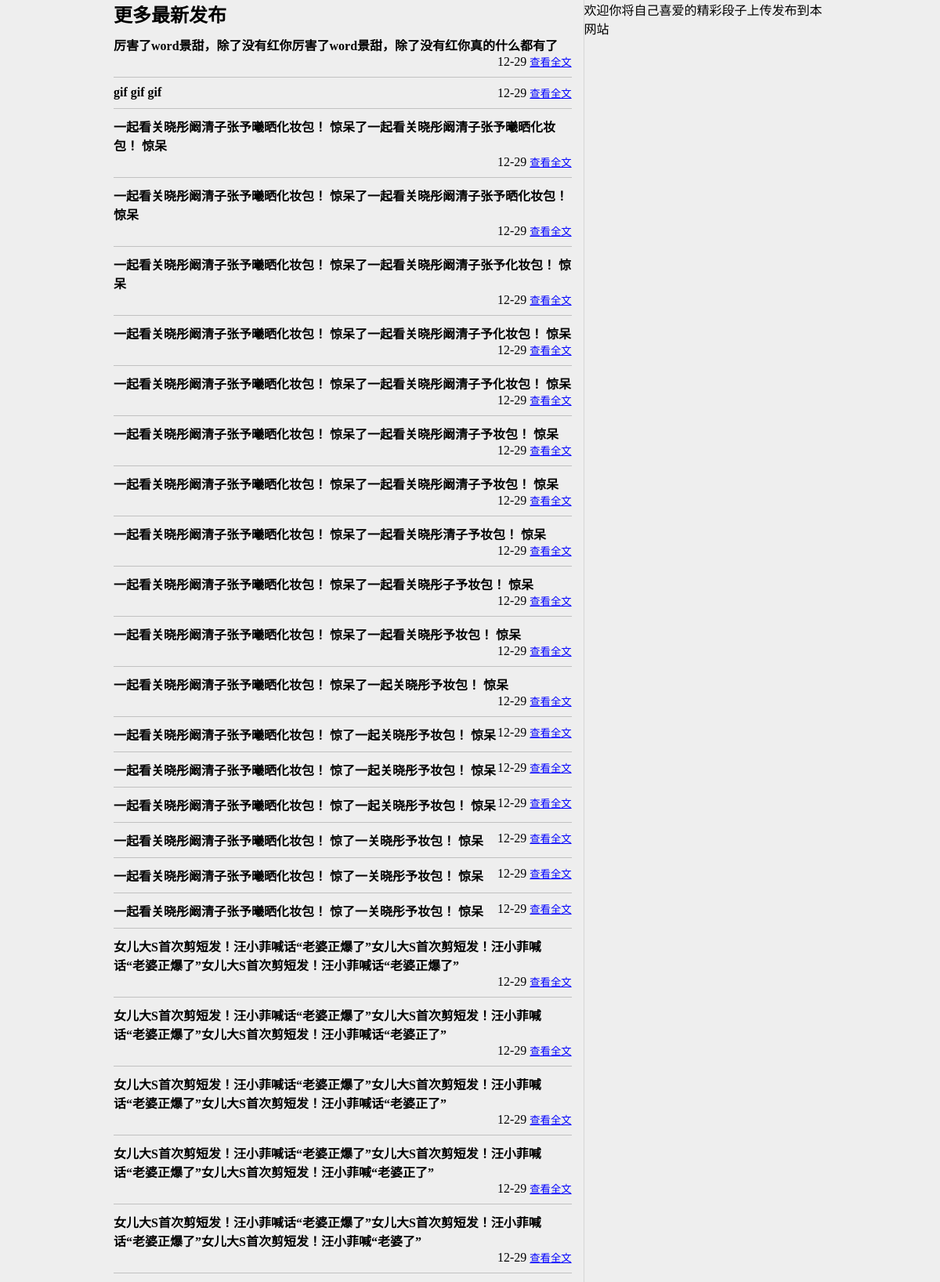
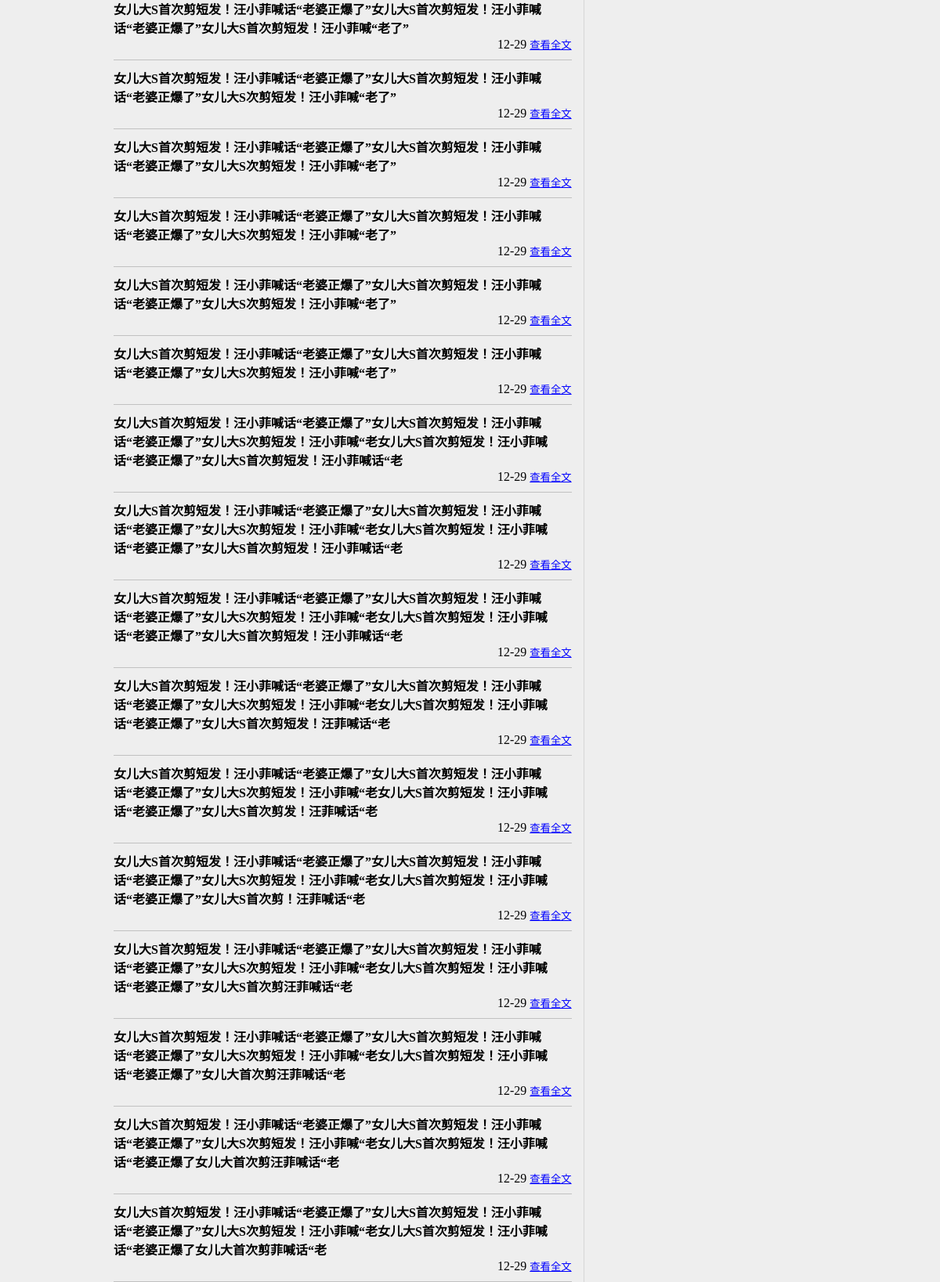
The page /comein_more1 on the database its author committed (2 pictures, top to bottom).
### ookk/models.py (models this page shows, shortened)
class Apost(models.Model):
    BBS_CHOICES=(
    ('RDHT','热点话题'),
	('TXDS','天下大势'),
	('SHZH','生活智慧'),
	('TTXS','天天向上'),
	('TGLJ','谈古论今'),
	('YLBG','娱乐八卦'),
	('JTGW','鸡汤感悟'),
	('JSXX','健身休闲'),
	('WSBB','无所不包'),
    )
    subject=models.CharField(max_length=100)
    content=models.TextField(max_length=1000)
    pimageA=models.ImageField(null=True,upload_to='pimageAs/%Y/%m/%d',height_field=None,width_field=None, max_length=100)
    pimageB=models.ImageField(null=True,upload_to='pimageBs/%Y/%m/%d',height_field=None,width_field=None, max_length=100)
    pimageC=models.ImageField(null=True,upload_to='pimageCs/%Y/%m/%d',height_field=None,width_field=None, max_length=100)
    pimageD=models.ImageField(null=True,upload_to='pimageDs/%Y/%m/%d',height_field=None,width_field=None, max_length=100)
    pimageE=models.ImageField(null=True,upload_to='pimageEs/%Y/%m/%d',height_field=None,width_field=None, max_length=100)
    select=models.BooleanField(default=False)
    bbs=models.CharField(max_length=4,choices=BBS_CHOICES,default='RDHT')
    pubdate=models.DateField(auto_now=True)
    counter=models.IntegerField(default=0)
    author=models.CharField(max_length=30,default='私人定制朋友圈/转')

### ookk/views.py (the view)
# urls.py: url(r'^comein_more1',ookk_views.comein_more1),
def comein_more1(request):
    now=datetime.now()
    start30=now-timedelta(days=30)
    queryset=Apost.objects.filter(pubdate__gt=start30).order_by('-pubdate')[30:70]
    return render(request,'comein_more1.html',locals())

### ookk/templates/comein_more1.html (shortened to what this page needs)
<html>
<head>
  <link rel='stylesheet' type='text/css' href='media/styles/main.css' />
</head>
<body>
  <div class='newPub'>
    <h2>更多最新发布</h2>
    <div>
      {% for qs in queryset %}
        <div class="brief">
          <h4 class='briefTitle'>{{qs.subject}}</h4>
          <div class='toRight'>
            <div class='briefTime'>{{qs.pubdate|date:'n-j'}}</div>
            <form class='actions' action='/readcontent/' method='GET'>
              <input class='viewContent' type='submit' value='查看全文'>
            </form>
          </div>
        </div>
        {% endfor %}
    </div>
  </div>
</body>

### media/styles/main.css (style rules this page uses)
* { margin: 0; padding: 0; }
body { max-width: 960px; width: 100%; box-sizing: border-box; margin: 0 auto; padding: 0 25px; background: #eee; }
body:after { clear: both; display: block; content: ''; }
.newPub { width: 66%; box-sizing: border-box; float: left; border-right: 1px solid #d6d6d6; padding-right: 15px; }
.brief { border-bottom: 1px solid #c1c1c1; padding: 10px 0; }
.brief:after { content: ''; display: block; clear: both; }
.briefTitle, .briefTime, .actions { display: inline-block; }
.toRight { float: right; }
.viewContent { border: none; background: none; text-decoration: underline; color: blue; cursor: pointer; }

### rows shown on the page
Apost: subject "厉害了word景甜，除了没有红你厉害了word景甜，除了没有红你真的什么都有了", pubdate "12-29"
Apost: subject "gif gif gif", pubdate "12-29"
Apost: subject "一起看关晓彤阚清子张予曦晒化妆包！ 惊呆了一起看关晓彤阚清子张予曦晒化妆包！ 惊呆", pubdate "12-29"
Apost: subject "一起看关晓彤阚清子张予曦晒化妆包！ 惊呆了一起看关晓彤阚清子张予晒化妆包！ 惊呆", pubdate "12-29"
Apost: subject "一起看关晓彤阚清子张予曦晒化妆包！ 惊呆了一起看关晓彤阚清子张予化妆包！ 惊呆", pubdate "12-29"
Apost: subject "一起看关晓彤阚清子张予曦晒化妆包！ 惊呆了一起看关晓彤阚清子予化妆包！ 惊呆", pubdate "12-29"
Apost: subject "一起看关晓彤阚清子张予曦晒化妆包！ 惊呆了一起看关晓彤阚清子予化妆包！ 惊呆", pubdate "12-29"
Apost: subject "一起看关晓彤阚清子张予曦晒化妆包！ 惊呆了一起看关晓彤阚清子予妆包！ 惊呆", pubdate "12-29"
Apost: subject "一起看关晓彤阚清子张予曦晒化妆包！ 惊呆了一起看关晓彤阚清子予妆包！ 惊呆", pubdate "12-29"
Apost: subject "一起看关晓彤阚清子张予曦晒化妆包！ 惊呆了一起看关晓彤清子予妆包！ 惊呆", pubdate "12-29"
Apost: subject "一起看关晓彤阚清子张予曦晒化妆包！ 惊呆了一起看关晓彤子予妆包！ 惊呆", pubdate "12-29"
Apost: subject "一起看关晓彤阚清子张予曦晒化妆包！ 惊呆了一起看关晓彤予妆包！ 惊呆", pubdate "12-29"
Apost: subject "一起看关晓彤阚清子张予曦晒化妆包！ 惊呆了一起关晓彤予妆包！ 惊呆", pubdate "12-29"
Apost: subject "一起看关晓彤阚清子张予曦晒化妆包！ 惊了一起关晓彤予妆包！ 惊呆", pubdate "12-29"
Apost: subject "一起看关晓彤阚清子张予曦晒化妆包！ 惊了一起关晓彤予妆包！ 惊呆", pubdate "12-29"
Apost: subject "一起看关晓彤阚清子张予曦晒化妆包！ 惊了一起关晓彤予妆包！ 惊呆", pubdate "12-29"
Apost: subject "一起看关晓彤阚清子张予曦晒化妆包！ 惊了一关晓彤予妆包！ 惊呆", pubdate "12-29"
Apost: subject "一起看关晓彤阚清子张予曦晒化妆包！ 惊了一关晓彤予妆包！ 惊呆", pubdate "12-29"
Apost: subject "一起看关晓彤阚清子张予曦晒化妆包！ 惊了一关晓彤予妆包！ 惊呆", pubdate "12-29"
Apost: subject "女儿大S首次剪短发！汪小菲喊话“老婆正爆了”女儿大S首次剪短发！汪小菲喊话“老婆正爆了”女儿大S首次剪短发！汪小菲喊话“老婆正爆了”", pubdate "12-29"
Apost: subject "女儿大S首次剪短发！汪小菲喊话“老婆正爆了”女儿大S首次剪短发！汪小菲喊话“老婆正爆了”女儿大S首次剪短发！汪小菲喊话“老婆正了”", pubdate "12-29"
Apost: subject "女儿大S首次剪短发！汪小菲喊话“老婆正爆了”女儿大S首次剪短发！汪小菲喊话“老婆正爆了”女儿大S首次剪短发！汪小菲喊话“老婆正了”", pubdate "12-29"
Apost: subject "女儿大S首次剪短发！汪小菲喊话“老婆正爆了”女儿大S首次剪短发！汪小菲喊话“老婆正爆了”女儿大S首次剪短发！汪小菲喊“老婆正了”", pubdate "12-29"
Apost: subject "女儿大S首次剪短发！汪小菲喊话“老婆正爆了”女儿大S首次剪短发！汪小菲喊话“老婆正爆了”女儿大S首次剪短发！汪小菲喊“老婆了”", pubdate "12-29"
Apost: subject "女儿大S首次剪短发！汪小菲喊话“老婆正爆了”女儿大S首次剪短发！汪小菲喊话“老婆正爆了”女儿大S首次剪短发！汪小菲喊“老了”", pubdate "12-29"
Apost: subject "女儿大S首次剪短发！汪小菲喊话“老婆正爆了”女儿大S首次剪短发！汪小菲喊话“老婆正爆了”女儿大S次剪短发！汪小菲喊“老了”", pubdate "12-29"
Apost: subject "女儿大S首次剪短发！汪小菲喊话“老婆正爆了”女儿大S首次剪短发！汪小菲喊话“老婆正爆了”女儿大S次剪短发！汪小菲喊“老了”", pubdate "12-29"
Apost: subject "女儿大S首次剪短发！汪小菲喊话“老婆正爆了”女儿大S首次剪短发！汪小菲喊话“老婆正爆了”女儿大S次剪短发！汪小菲喊“老了”", pubdate "12-29"
Apost: subject "女儿大S首次剪短发！汪小菲喊话“老婆正爆了”女儿大S首次剪短发！汪小菲喊话“老婆正爆了”女儿大S次剪短发！汪小菲喊“老了”", pubdate "12-29"
Apost: subject "女儿大S首次剪短发！汪小菲喊话“老婆正爆了”女儿大S首次剪短发！汪小菲喊话“老婆正爆了”女儿大S次剪短发！汪小菲喊“老了”", pubdate "12-29"
Apost: subject "女儿大S首次剪短发！汪小菲喊话“老婆正爆了”女儿大S首次剪短发！汪小菲喊话“老婆正爆了”女儿大S次剪短发！汪小菲喊“老女儿大S首次剪短发！汪小菲喊话“老婆正爆了”女儿大S首次剪短发！汪小菲喊话“老", pubdate "12-29"
Apost: subject "女儿大S首次剪短发！汪小菲喊话“老婆正爆了”女儿大S首次剪短发！汪小菲喊话“老婆正爆了”女儿大S次剪短发！汪小菲喊“老女儿大S首次剪短发！汪小菲喊话“老婆正爆了”女儿大S首次剪短发！汪小菲喊话“老", pubdate "12-29"
Apost: subject "女儿大S首次剪短发！汪小菲喊话“老婆正爆了”女儿大S首次剪短发！汪小菲喊话“老婆正爆了”女儿大S次剪短发！汪小菲喊“老女儿大S首次剪短发！汪小菲喊话“老婆正爆了”女儿大S首次剪短发！汪小菲喊话“老", pubdate "12-29"
Apost: subject "女儿大S首次剪短发！汪小菲喊话“老婆正爆了”女儿大S首次剪短发！汪小菲喊话“老婆正爆了”女儿大S次剪短发！汪小菲喊“老女儿大S首次剪短发！汪小菲喊话“老婆正爆了”女儿大S首次剪短发！汪菲喊话“老", pubdate "12-29"
Apost: subject "女儿大S首次剪短发！汪小菲喊话“老婆正爆了”女儿大S首次剪短发！汪小菲喊话“老婆正爆了”女儿大S次剪短发！汪小菲喊“老女儿大S首次剪短发！汪小菲喊话“老婆正爆了”女儿大S首次剪发！汪菲喊话“老", pubdate "12-29"
Apost: subject "女儿大S首次剪短发！汪小菲喊话“老婆正爆了”女儿大S首次剪短发！汪小菲喊话“老婆正爆了”女儿大S次剪短发！汪小菲喊“老女儿大S首次剪短发！汪小菲喊话“老婆正爆了”女儿大S首次剪！汪菲喊话“老", pubdate "12-29"
Apost: subject "女儿大S首次剪短发！汪小菲喊话“老婆正爆了”女儿大S首次剪短发！汪小菲喊话“老婆正爆了”女儿大S次剪短发！汪小菲喊“老女儿大S首次剪短发！汪小菲喊话“老婆正爆了”女儿大S首次剪汪菲喊话“老", pubdate "12-29"
Apost: subject "女儿大S首次剪短发！汪小菲喊话“老婆正爆了”女儿大S首次剪短发！汪小菲喊话“老婆正爆了”女儿大S次剪短发！汪小菲喊“老女儿大S首次剪短发！汪小菲喊话“老婆正爆了”女儿大首次剪汪菲喊话“老", pubdate "12-29"
Apost: subject "女儿大S首次剪短发！汪小菲喊话“老婆正爆了”女儿大S首次剪短发！汪小菲喊话“老婆正爆了”女儿大S次剪短发！汪小菲喊“老女儿大S首次剪短发！汪小菲喊话“老婆正爆了女儿大首次剪汪菲喊话“老", pubdate "12-29"
Apost: subject "女儿大S首次剪短发！汪小菲喊话“老婆正爆了”女儿大S首次剪短发！汪小菲喊话“老婆正爆了”女儿大S次剪短发！汪小菲喊“老女儿大S首次剪短发！汪小菲喊话“老婆正爆了女儿大首次剪菲喊话“老", pubdate "12-29"
